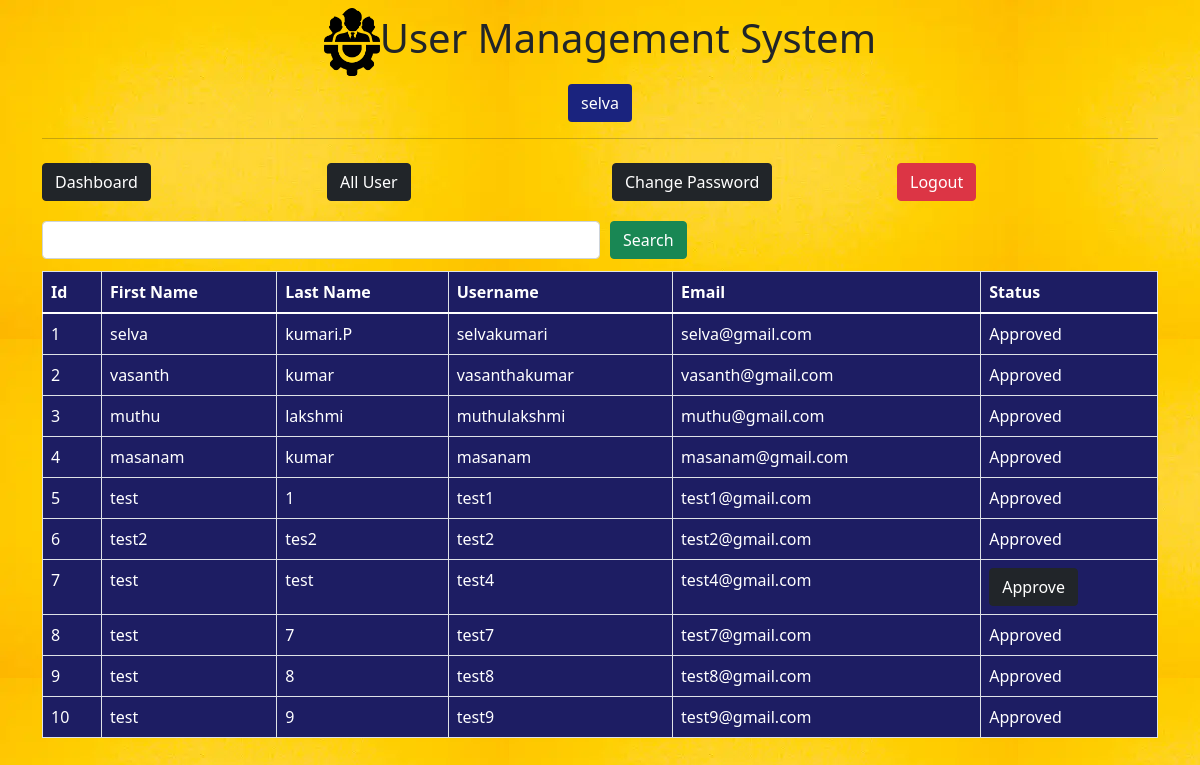
/admin/get-all-user (signed in), run on the app's committed database.
### main.py (models this page shows, shortened)
class User(db.Model):
    id=db.Column(db.Integer, primary_key=True)
    fname=db.Column(db.String(255), nullable=False)
    lname=db.Column(db.String(255), nullable=False)
    email=db.Column(db.String(255), nullable=False)
    username=db.Column(db.String(255), nullable=False)
    password=db.Column(db.String(255), nullable=False)
    status=db.Column(db.Integer,default=0, nullable=False)

### main.py (the view)
@app.route('/admin/get-all-user', methods=["POST","GET"])
def adminGetAllUser():
    if not session.get('admin_id'):
        return redirect('/admin/')
    if request.method== "POST":
        search=request.form.get('search')
        users=User.query.filter(User.username.like('%'+search+'%')).all()
        return render_template('admin/all-user.html',title='Approve User',users=users)
    else:
        users=User.query.all()
        return render_template('admin/all-user.html',title='Approve User',users=users)

### templates/admin/all-user.html
{% extends "admin/layout.html"%}
{% block content %}
<div class="container">
    {% include 'admin/navbar.html' %}
    <div class="my-2">
        <form action="" method="POST" style="width:100%">
            <div class="d-flex align-items-center">
                <input type="text" name="search" id="search" class="form-control my-1 w-50">
                <button type="submit" class="btn btn-success " style="margin-left:10px;">Search</button>
            </div>
        </form>
    </div>
    <div class="my-2">
        <div class="table-responsive">
            <table class="table table-bordered" style="background-color: rgb(29, 29, 99); color: white;">
                <thead>
                    <tr>
                        <th>Id</th>
                        <th>First Name</th>
                        <th>Last Name</th>
                        <th>Username</th>
                        <th>Email</th>
                        <th>Status</th>
                    </tr>
                </thead>
                <tbody>
                    {% for user in users %}
                    <tr>
                        <td>{{user.id}}</td>
                        <td>{{user.fname}}</td>
                        <td>{{user.lname}}</td>
                        <td>{{user.username}}</td>
                        <td>{{user.email}}</td>
                        <td>
                            {% if user.status == 1 %}
                            Approved
                            {% else %}
                            <a href="/admin/approve-user/{{user.id}}">
                                <button class="btn btn-dark">Approve</button>
                            </a>
                            {% endif %}
                        </td>
                    </tr>
                    {% endfor %}
                </tbody>
            </table>
        </div>
    </div>
</div>
{% endblock content %}

### templates/admin/layout.html (shortened to what this page needs)
<!DOCTYPE html>
<html lang="en">
<head>
    <link href="https://cdn.jsdelivr.net/npm/bootstrap@5.1.3/dist/css/bootstrap.min.css" rel="stylesheet">
</head>
<body  background="/static/bg3.webp">
    <div class="container my-2">
        <div class="d-flex justify-content-center align-items-center">
            <img style="width: 5%;"
            src="/static/management-icon.webp"
                alt="">
            <h1>
                User Management System
            </h1>
        </div>
        <div class="my-2 text-center">
            {% if session.admin_name %}
            <button class="btn btn-indigo-900">{{session.admin_name}}</button>
            {% endif %}
        </div>
        <hr>
    </div>
    {% block content %} {% endblock content %}
</body>
</html>

### templates/admin/navbar.html
<div class="row d-flex justify-content-center">
    <div class="col-xl-3 col-lg-3 col-md-3 my-2 col-sm-12">
        <a href="/admin/dashboard" class="btn btn-dark w-full">Dashboard</a>
    </div>
    <div class="col-xl-3 col-lg-3 col-md-3 my-2 col-sm-12">
        <a href="/admin/get-all-user" class="btn btn-dark w-full">All User</a>
    </div>
    <div class="col-xl-3 col-lg-3 col-md-3 my-2 col-sm-12">
        <a href="/admin/change-admin-password" class="btn btn-dark w-full">Change Password</a>
    </div>
    <div class="col-xl-3 col-lg-3 col-md-3 my-2 col-sm-12">
        <a href="/admin/logout" class="btn btn-danger w-full">Logout</a>
    </div>
</div>

### templates/admin/layout.html (style rules this page uses)
.btn-indigo-900 { background-color: #1a237e; color: white; }

### data on the page
User: admin_name "selva", id "1", fname "selva", lname "kumari.P", username "selvakumari", email "selva@gmail.com", status "Approved"
User: id "2", fname "vasanth", lname "kumar", username "vasanthakumar", email "vasanth@gmail.com", status "Approved"
User: id "3", fname "muthu", lname "lakshmi", username "muthulakshmi", email "muthu@gmail.com", status "Approved"
User: id "4", fname "masanam", lname "kumar", username "masanam", email "masanam@gmail.com", status "Approved"
User: id "5", fname "test", lname "1", username "test1", email "test1@gmail.com", status "Approved"
User: id "6", fname "test2", lname "tes2", username "test2", email "test2@gmail.com", status "Approved"
User: id "7", fname "test", lname "test", username "test4", email "test4@gmail.com"
User: id "8", fname "test", lname "7", username "test7", email "test7@gmail.com", status "Approved"
User: id "9", fname "test", lname "8", username "test8", email "test8@gmail.com", status "Approved"
User: id "10", fname "test", lname "9", username "test9", email "test9@gmail.com", status "Approved"
